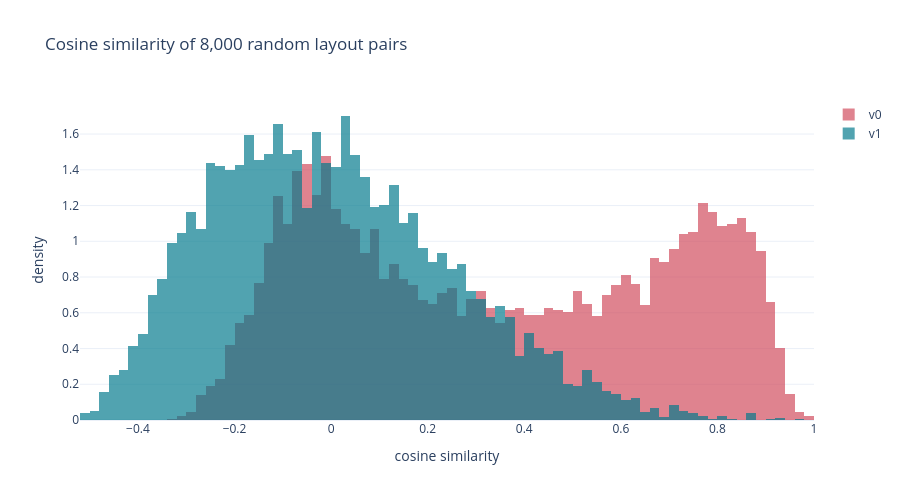

The code cell stored with this chart in its notebook:
### Markdown cell above
## 5. Similarity is a statement about representation

Cosine similarity compares vector directions. A value near one means that the
standard considers two layouts close; it does **not** by itself prove equal physics.
The rejected v1.0 candidate collapsed most random pairs near cosine similarity one:
constant availability bits, uncentered controls, and duplicate low-frequency channels
created a large common direction. V1.1 removes those offsets. A healthy distribution
must retain meaningful dynamic range rather than merely looking compact.

### Code cell
rng = np.random.default_rng(140)
pair_left = rng.integers(0, sample_size, size=8000)
pair_right = rng.integers(0, sample_size, size=8000)
different = pair_left != pair_right
pair_left, pair_right = pair_left[different], pair_right[different]
v0_similarity = np.sum(v0_matrix[pair_left] * v0_matrix[pair_right], axis=1)
v1_similarity = np.sum(v1_matrix[pair_left] * v1_matrix[pair_right], axis=1)

fig = go.Figure()
fig.add_trace(
    go.Histogram(
        x=v0_similarity, name="v0", opacity=0.68, histnorm="probability density", marker_color="#D1495B"
    )
)
fig.add_trace(
    go.Histogram(
        x=v1_similarity, name="v1", opacity=0.68, histnorm="probability density", marker_color="#00798C"
    )
)
fig.update_layout(
    title="Cosine similarity of 8,000 random layout pairs",
    xaxis_title="cosine similarity",
    yaxis_title="density",
    barmode="overlay",
    template="plotly_white",
    height=500,
)
fig.show()

### Figure 1 — Plotly figure (JSON) as saved in the notebook; plotly's stock layout.template omitted (floating-point values rounded to 4 significant figures; data arrays with more than 128 entries replaced by an {"elided": "..."} marker saying what was removed)
{"data": [{"histnorm": "probability density", "marker": {"color": "#D1495B"}, "name": "v0", "opacity": 0.68, "type": "histogram", "x": {"elided": "7995 float values"}}, {"histnorm": "probability density", "marker": {"color": "#00798C"}, "name": "v1", "opacity": 0.68, "type": "histogram", "x": {"elided": "7995 float values"}}], "layout": {"barmode": "overlay", "height": 500, "title": {"text": "Cosine similarity of 8,000 random layout pairs"}, "xaxis": {"title": {"text": "cosine similarity"}}, "yaxis": {"title": {"text": "density"}}}}
